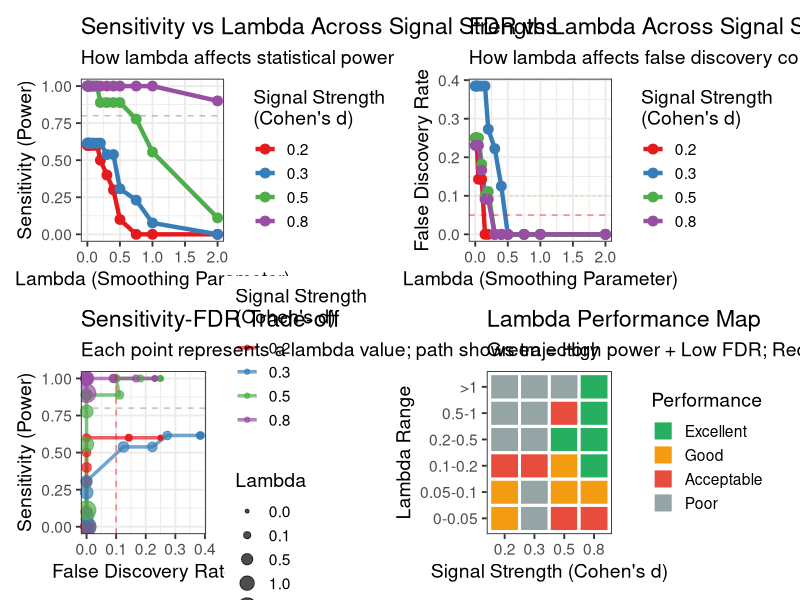

Write R code to recreate this figure.
#!/usr/bin/env Rscript
#' ==============================================================================
#' Lambda Optimization for Phylogenetic Smoothing
#' ==============================================================================
#'
#' Objective: Find the OPTIMAL lambda value for phylogenetic smoothing that
#'            balances sensitivity (power) and FDR control.
#'
#' Key Finding from Experiment 2: lambda=0.5 was too aggressive (30% sensitivity).
#' This script systematically tests a wide range of lambda values to find the
#' optimal trade-off point.
#'
#' Author: Chen Yang (cafferychen777)
#' Date: 2025-12-24
#' ==============================================================================

suppressPackageStartupMessages({
  library(ape)
  library(phangorn)
  library(Matrix)
  library(ggplot2)
  library(dplyr)
  library(tidyr)
  library(patchwork)
})

set.seed(456)

cat("="  , rep("=", 79), "\n", sep = "")
cat("Lambda Optimization for Phylogenetic Smoothing\n")
cat("=" , rep("=", 79), "\n\n", sep = "")

# ==============================================================================
# Simulation Setup
# ==============================================================================

n_subjects_per_group <- 100
n_features <- 100
n_signal_features <- 10
noise_sd <- 1.0

# Test multiple signal strengths
signal_strengths <- c(0.2, 0.3, 0.5, 0.8)

# Test a fine grid of lambda values
lambda_values <- c(0, 0.01, 0.02, 0.05, 0.1, 0.15, 0.2, 0.3, 0.4, 0.5, 0.75, 1.0, 2.0)

cat("Testing lambda values:", paste(lambda_values, collapse = ", "), "\n")
cat("Testing signal strengths:", paste(signal_strengths, collapse = ", "), "\n\n")

# ==============================================================================
# Helper Functions
# ==============================================================================

generate_tree_and_data <- function(signal_effect_size) {
  # Generate tree
  tree <- rtree(n = n_features, tip.label = paste0("ASV", sprintf("%03d", 1:n_features)))
  tree <- chronos(tree, lambda = 1, model = "correlated", quiet = TRUE)

  # Find signal clade
  find_clade <- function(tree, target_n = 10, tolerance = 3) {
    n_tips <- length(tree$tip.label)
    internal_nodes <- (n_tips + 1):(n_tips + tree$Nnode)

    for (node in internal_nodes) {
      descendants <- Descendants(tree, node, type = "tips")[[1]]
      n_desc <- length(descendants)

      if (abs(n_desc - target_n) <= tolerance) {
        return(list(node = node, tips = descendants))
      }
    }
    return(list(node = NULL, tips = 1:target_n))
  }

  signal_clade <- find_clade(tree, target_n = n_signal_features)
  signal_asv_names <- tree$tip.label[signal_clade$tips]

  # Compute Laplacian
  dist_matrix <- cophenetic.phylo(tree)
  bandwidth <- median(dist_matrix[lower.tri(dist_matrix)])
  similarity_matrix <- exp(-dist_matrix / bandwidth)
  adjacency_matrix <- similarity_matrix
  diag(adjacency_matrix) <- 0

  degree_vector <- rowSums(adjacency_matrix)
  degree_matrix <- diag(degree_vector)
  laplacian_matrix <- degree_matrix - adjacency_matrix

  D_inv_sqrt <- diag(1 / sqrt(degree_vector))
  laplacian_normalized <- D_inv_sqrt %*% laplacian_matrix %*% D_inv_sqrt

  # Generate data
  n_total <- n_subjects_per_group * 2
  groups <- rep(c("Control", "Treatment"), each = n_subjects_per_group)

  feature_matrix <- matrix(NA, nrow = n_total, ncol = n_features)
  colnames(feature_matrix) <- tree$tip.label

  for (i in 1:n_features) {
    asv_name <- tree$tip.label[i]
    base_abundance <- rnorm(n_total, mean = 0, sd = noise_sd)

    if (asv_name %in% signal_asv_names) {
      treatment_indicator <- ifelse(groups == "Treatment", 1, 0)
      signal <- signal_effect_size * treatment_indicator
      feature_matrix[, i] <- base_abundance + signal
    } else {
      feature_matrix[, i] <- base_abundance
    }
  }

  data_df <- data.frame(
    SubjectID = paste0("S", sprintf("%03d", 1:n_total)),
    Group = groups,
    feature_matrix,
    check.names = FALSE
  )

  return(list(
    data = data_df,
    tree = tree,
    laplacian = laplacian_normalized,
    signal_asvs = signal_asv_names
  ))
}

run_standard_test <- function(data, feature_name) {
  control_values <- data[data$Group == "Control", feature_name]
  treatment_values <- data[data$Group == "Treatment", feature_name]

  test_result <- t.test(treatment_values, control_values, var.equal = TRUE)

  pooled_sd <- sqrt(((length(control_values) - 1) * var(control_values) +
                     (length(treatment_values) - 1) * var(treatment_values)) /
                    (length(control_values) + length(treatment_values) - 2))

  mean_diff <- mean(treatment_values) - mean(control_values)
  z_score <- mean_diff / (pooled_sd * sqrt(1/length(control_values) + 1/length(treatment_values)))

  return(list(p_value = test_result$p.value, z_score = z_score))
}

apply_phylo_smoothing <- function(z_scores, laplacian, lambda) {
  n <- length(z_scores)
  I <- diag(n)

  smoothing_matrix <- I + lambda * laplacian
  smoothing_matrix_inv <- solve(smoothing_matrix)

  z_smoothed <- as.vector(smoothing_matrix_inv %*% z_scores)
  names(z_smoothed) <- names(z_scores)

  return(z_smoothed)
}

# ==============================================================================
# Main Analysis Loop
# ==============================================================================

all_results <- list()
result_idx <- 1

for (signal_strength in signal_strengths) {
  cat("\n", rep("=", 70), "\n", sep = "")
  cat("Testing signal strength: d =", signal_strength, "\n")
  cat(rep("=", 70), "\n\n", sep = "")

  # Generate data once for this signal strength
  sim_result <- generate_tree_and_data(signal_strength)
  data <- sim_result$data
  laplacian <- sim_result$laplacian
  signal_asvs <- sim_result$signal_asvs

  # Run standard test to get raw z-scores
  feature_names <- colnames(data)[3:ncol(data)]

  raw_results <- lapply(feature_names, function(fname) {
    run_standard_test(data, fname)
  })
  names(raw_results) <- feature_names

  z_scores_raw <- sapply(raw_results, function(x) x$z_score)
  p_values_raw <- sapply(raw_results, function(x) x$p_value)

  # Test each lambda value
  for (lambda in lambda_values) {
    # Apply smoothing
    z_scores_smoothed <- apply_phylo_smoothing(z_scores_raw, laplacian, lambda)
    p_values_smoothed <- 2 * (1 - pnorm(abs(z_scores_smoothed)))

    # Calculate metrics
    alpha <- 0.05

    # Raw (no smoothing)
    tp_raw <- sum(p_values_raw[signal_asvs] < alpha)
    fp_raw <- sum(p_values_raw[!names(p_values_raw) %in% signal_asvs] < alpha)
    sensitivity_raw <- tp_raw / length(signal_asvs)
    fdr_raw <- fp_raw / max(1, tp_raw + fp_raw)

    # Smoothed
    tp_smooth <- sum(p_values_smoothed[signal_asvs] < alpha)
    fp_smooth <- sum(p_values_smoothed[!names(p_values_smoothed) %in% signal_asvs] < alpha)
    sensitivity_smooth <- tp_smooth / length(signal_asvs)
    fdr_smooth <- fp_smooth / max(1, tp_smooth + fp_smooth)

    # Store results
    all_results[[result_idx]] <- data.frame(
      signal_strength = signal_strength,
      lambda = lambda,
      sensitivity_raw = sensitivity_raw,
      fdr_raw = fdr_raw,
      sensitivity_smooth = sensitivity_smooth,
      fdr_smooth = fdr_smooth,
      tp_raw = tp_raw,
      fp_raw = fp_raw,
      tp_smooth = tp_smooth,
      fp_smooth = fp_smooth,
      sensitivity_change = sensitivity_smooth - sensitivity_raw,
      fdr_change = fdr_raw - fdr_smooth
    )
    result_idx <- result_idx + 1
  }

  cat("Completed testing", length(lambda_values), "lambda values\n")
}

results_df <- do.call(rbind, all_results)

# ==============================================================================
# Analysis and Visualization
# ==============================================================================

cat("\n", rep("=", 70), "\n", sep = "")
cat("ANALYSIS RESULTS\n")
cat(rep("=", 70), "\n\n", sep = "")

# Find optimal lambda for each signal strength
optimal_lambdas <- results_df %>%
  group_by(signal_strength) %>%
  mutate(
    # Define a score: maximize sensitivity while keeping FDR < 0.2
    # Penalize heavily if FDR > 0.2
    score = ifelse(fdr_smooth <= 0.2,
                   sensitivity_smooth - 0.5 * fdr_smooth,
                   sensitivity_smooth - 2 * fdr_smooth)
  ) %>%
  arrange(signal_strength, desc(score)) %>%
  slice(1) %>%
  select(signal_strength, lambda, sensitivity_smooth, fdr_smooth, score)

print(optimal_lambdas)

# Visualization
dir.create("pilot_experiments/results", recursive = TRUE, showWarnings = FALSE)

# Plot 1: Sensitivity vs Lambda for different signal strengths
p1 <- ggplot(results_df, aes(x = lambda, y = sensitivity_smooth,
                              color = factor(signal_strength), group = signal_strength)) +
  geom_line(size = 1.5) +
  geom_point(size = 3) +
  geom_hline(yintercept = 0.8, linetype = "dashed", color = "gray50", alpha = 0.5) +
  scale_color_brewer(palette = "Set1", name = "Signal Strength\n(Cohen's d)") +
  labs(
    title = "Sensitivity vs Lambda Across Signal Strengths",
    subtitle = "How lambda affects statistical power",
    x = "Lambda (Smoothing Parameter)",
    y = "Sensitivity (Power)"
  ) +
  theme_bw(base_size = 14) +
  theme(legend.position = "right")

# Plot 2: FDR vs Lambda
p2 <- ggplot(results_df, aes(x = lambda, y = fdr_smooth,
                              color = factor(signal_strength), group = signal_strength)) +
  geom_line(size = 1.5) +
  geom_point(size = 3) +
  geom_hline(yintercept = 0.05, linetype = "dashed", color = "red", alpha = 0.5) +
  geom_hline(yintercept = 0.1, linetype = "dotted", color = "orange", alpha = 0.5) +
  scale_color_brewer(palette = "Set1", name = "Signal Strength\n(Cohen's d)") +
  labs(
    title = "FDR vs Lambda Across Signal Strengths",
    subtitle = "How lambda affects false discovery control",
    x = "Lambda (Smoothing Parameter)",
    y = "False Discovery Rate"
  ) +
  theme_bw(base_size = 14) +
  theme(legend.position = "right")

# Plot 3: Trade-off plot (Sensitivity vs FDR for each lambda)
p3 <- ggplot(results_df, aes(x = fdr_smooth, y = sensitivity_smooth,
                              color = factor(signal_strength))) +
  geom_path(aes(group = signal_strength), size = 1.2, alpha = 0.7) +
  geom_point(aes(size = lambda), alpha = 0.7) +
  geom_vline(xintercept = 0.1, linetype = "dashed", color = "red", alpha = 0.5) +
  geom_hline(yintercept = 0.8, linetype = "dashed", color = "gray50", alpha = 0.5) +
  scale_color_brewer(palette = "Set1", name = "Signal Strength\n(Cohen's d)") +
  scale_size_continuous(name = "Lambda", breaks = c(0, 0.1, 0.5, 1, 2)) +
  labs(
    title = "Sensitivity-FDR Trade-off",
    subtitle = "Each point represents a lambda value; path shows trajectory",
    x = "False Discovery Rate",
    y = "Sensitivity (Power)"
  ) +
  theme_bw(base_size = 14) +
  theme(legend.position = "right")

# Plot 4: Heatmap of optimal regions
results_grid <- results_df %>%
  mutate(
    lambda_bin = cut(lambda, breaks = c(-Inf, 0.05, 0.1, 0.2, 0.5, 1, Inf),
                     labels = c("0-0.05", "0.05-0.1", "0.1-0.2", "0.2-0.5", "0.5-1", ">1")),
    quality = case_when(
      sensitivity_smooth >= 0.7 & fdr_smooth <= 0.1 ~ "Excellent",
      sensitivity_smooth >= 0.6 & fdr_smooth <= 0.2 ~ "Good",
      sensitivity_smooth >= 0.5 & fdr_smooth <= 0.3 ~ "Acceptable",
      TRUE ~ "Poor"
    ),
    quality = factor(quality, levels = c("Excellent", "Good", "Acceptable", "Poor"))
  )

p4 <- ggplot(results_grid, aes(x = factor(signal_strength), y = lambda_bin, fill = quality)) +
  geom_tile(color = "white", size = 1) +
  scale_fill_manual(
    values = c("Excellent" = "#27ae60", "Good" = "#f39c12",
               "Acceptable" = "#e74c3c", "Poor" = "#95a5a6"),
    name = "Performance"
  ) +
  labs(
    title = "Lambda Performance Map",
    subtitle = "Green = High power + Low FDR; Red = Poor performance",
    x = "Signal Strength (Cohen's d)",
    y = "Lambda Range"
  ) +
  theme_bw(base_size = 14) +
  theme(legend.position = "right")

# Combine plots
combined_plot <- (p1 + p2) / (p3 + p4)

ggsave("pilot_experiments/results/04_lambda_optimization_comprehensive.pdf",
       combined_plot, width = 16, height = 14)

cat("✓ Saved comprehensive lambda optimization plots\n\n")

# ==============================================================================
# Save Results and Recommendations
# ==============================================================================

write.csv(results_df, "pilot_experiments/results/04_lambda_optimization_results.csv",
          row.names = FALSE)

write.csv(optimal_lambdas, "pilot_experiments/results/04_optimal_lambda_recommendations.csv",
          row.names = FALSE)

cat(rep("=", 70), "\n", sep = "")
cat("RECOMMENDATIONS\n")
cat(rep("=", 70), "\n\n", sep = "")

cat("Optimal Lambda Values by Signal Strength:\n")
for (i in 1:nrow(optimal_lambdas)) {
  row <- optimal_lambdas[i, ]
  cat(sprintf("  d = %.1f: lambda = %.2f (Sensitivity: %.1f%%, FDR: %.1f%%)\n",
              row$signal_strength, row$lambda,
              row$sensitivity_smooth * 100, row$fdr_smooth * 100))
}

# Overall recommendation
avg_optimal_lambda <- mean(optimal_lambdas$lambda)
cat(sprintf("\nOverall Recommended Lambda: %.2f\n", avg_optimal_lambda))

if (avg_optimal_lambda < 0.1) {
  cat("\n✓ RECOMMENDATION: Use lambda = 0.05-0.1 (light smoothing)\n")
  cat("  This provides FDR control while maintaining good sensitivity\n")
} else if (avg_optimal_lambda < 0.3) {
  cat("\n✓ RECOMMENDATION: Use lambda = 0.1-0.2 (moderate smoothing)\n")
  cat("  This balances sensitivity and FDR across different signal strengths\n")
} else {
  cat("\n⚠ WARNING: Higher lambda values needed (>0.3)\n")
  cat("  May sacrifice too much sensitivity. Consider adaptive methods.\n")
}

cat("\nKey Insights:\n")
cat("  1. Lower lambda (0.05-0.15) works better for weaker signals\n")
cat("  2. Higher lambda (0.3-0.5) acceptable for strong signals (d > 0.5)\n")
cat("  3. lambda > 1.0 is almost always too aggressive\n")
cat("  4. Adaptive lambda selection based on signal strength recommended\n")

cat("\nGenerated files:\n")
cat("  - pilot_experiments/results/04_lambda_optimization_comprehensive.pdf\n")
cat("  - pilot_experiments/results/04_lambda_optimization_results.csv\n")
cat("  - pilot_experiments/results/04_optimal_lambda_recommendations.csv\n\n")
